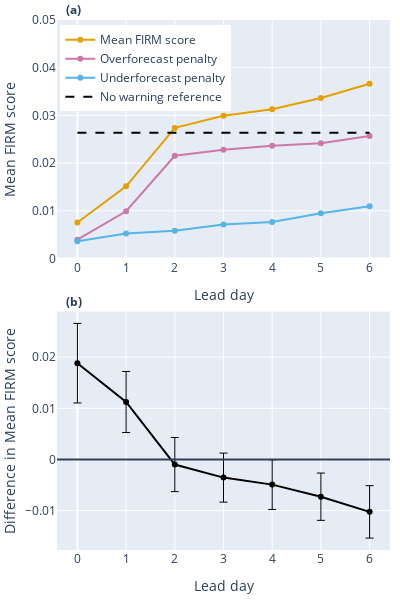

This figure's notebook cell:
### Code cell
fig = make_subplots(
    rows=2,
    cols=1,
    subplot_titles=(
        "<b>(a)</b>",
        "<b>(b)</b>",
    ),
    vertical_spacing=0.1,
)
fig.update_annotations(font_size=12, xshift=-160, xanchor="left")


fig.add_trace(
    go.Scatter(
        x=firm_score.lead_day,
        y=firm_score.firm_score,
        name="Mean FIRM score",
        line=dict(color="#E69F00"),
    ),
    row=1,
    col=1,
)
fig.add_trace(
    go.Scatter(
        x=firm_score.lead_day,
        y=firm_score.overforecast_penalty,
        name="Overforecast penalty",
        line=dict(color="#CC79A7"),
    ),
    row=1,
    col=1,
)
fig.add_trace(
    go.Scatter(
        x=firm_score.lead_day,
        y=firm_score.underforecast_penalty,
        name="Underforecast penalty",
        line=dict(color="#56B4E9"),
    ),
    row=1,
    col=1,
)
fig.add_trace(
    go.Scatter(
        x=firm_ref.lead_day,
        y=firm_ref.firm_score,
        name="No warning reference",
        mode="lines",
        line=dict(color="black", dash="dash"),
    ),
    row=1,
    col=1,
)

fig.add_trace(
    go.Scatter(
        x=firm_ref.lead_day,
        y=dm_result["mean"],
        line=dict(color="black"),
        error_y=dict(
            thickness=1,
            type="data",
            symmetric=False,
            array=dm_result["ci_upper"] - dm_result["mean"],
            arrayminus=dm_result["mean"] - dm_result["ci_lower"],
        ),
        showlegend=False,
    ),
    row=2,
    col=1,
)

fig.add_hline(y=0, row=2, col=1)
fig.update_layout(
    width=400,
    height=600,
    margin=dict(l=0, r=10, b=50, t=20),
    legend=dict(yanchor="top", y=0.99, xanchor="left", x=0.01),
)
fig.update_yaxes(title_text="Mean FIRM score", range=[0, 0.05], row=1, col=1)
fig.update_yaxes(title_text="Difference in Mean FIRM score", row=2, col=1)
fig.update_xaxes(title_text="Lead day", tickmode="linear", tick0=0, dtick=1)

### Figure 1 — Plotly figure (JSON) as saved in the notebook; plotly's stock layout.template omitted (floating-point values rounded to 4 significant figures)
{"data": [{"line": {"color": "#E69F00"}, "name": "Mean FIRM score", "type": "scatter", "x": [0, 1, 2, 3, 4, 5, 6], "xaxis": "x", "y": [0.007551, 0.01514, 0.02738, 0.02993, 0.0313, 0.03366, 0.03663], "yaxis": "y"}, {"line": {"color": "#CC79A7"}, "name": "Overforecast penalty", "type": "scatter", "x": [0, 1, 2, 3, 4, 5, 6], "xaxis": "x", "y": [0.003949, 0.009904, 0.02155, 0.02282, 0.02363, 0.02418, 0.02567], "yaxis": "y"}, {"line": {"color": "#56B4E9"}, "name": "Underforecast penalty", "type": "scatter", "x": [0, 1, 2, 3, 4, 5, 6], "xaxis": "x", "y": [0.003601, 0.005238, 0.005832, 0.007111, 0.007663, 0.009484, 0.01096], "yaxis": "y"}, {"line": {"color": "black", "dash": "dash"}, "mode": "lines", "name": "No warning reference", "type": "scatter", "x": [0, 1, 2, 3, 4, 5, 6], "xaxis": "x", "y": [0.02638, 0.02638, 0.02638, 0.02638, 0.02638, 0.02638, 0.02638], "yaxis": "y"}, {"error_y": {"array": [0.007777, 0.005974, 0.005293, 0.004795, 0.004855, 0.004626, 0.005124], "arrayminus": [0.007777, 0.005974, 0.005293, 0.004795, 0.004855, 0.004626, 0.005124], "symmetric": false, "thickness": 1, "type": "data"}, "line": {"color": "black"}, "showlegend": false, "type": "scatter", "x": [0, 1, 2, 3, 4, 5, 6], "xaxis": "x2", "y": [0.01883, 0.01123, -0.001003, -0.00355, -0.004921, -0.007285, -0.01025], "yaxis": "y2"}], "layout": {"annotations": [{"font": {"size": 12}, "showarrow": false, "text": "<b>(a)</b>", "x": 0.5, "xanchor": "left", "xref": "paper", "xshift": -160, "y": 1, "yanchor": "bottom", "yref": "paper"}, {"font": {"size": 12}, "showarrow": false, "text": "<b>(b)</b>", "x": 0.5, "xanchor": "left", "xref": "paper", "xshift": -160, "y": 0.45, "yanchor": "bottom", "yref": "paper"}], "height": 600, "legend": {"x": 0.01, "xanchor": "left", "y": 0.99, "yanchor": "top"}, "margin": {"b": 50, "l": 0, "r": 10, "t": 20}, "shapes": [{"type": "line", "x0": 0, "x1": 1, "xref": "x2 domain", "y0": 0, "y1": 0, "yref": "y2"}], "width": 400, "xaxis": {"anchor": "y", "domain": [0, 1], "dtick": 1, "tick0": 0, "tickmode": "linear", "title": {"text": "Lead day"}}, "xaxis2": {"anchor": "y2", "domain": [0, 1], "dtick": 1, "tick0": 0, "tickmode": "linear", "title": {"text": "Lead day"}}, "yaxis": {"anchor": "x", "domain": [0.55, 1], "range": [0, 0.05], "title": {"text": "Mean FIRM score"}}, "yaxis2": {"anchor": "x2", "domain": [0, 0.45], "title": {"text": "Difference in Mean FIRM score"}}}}
